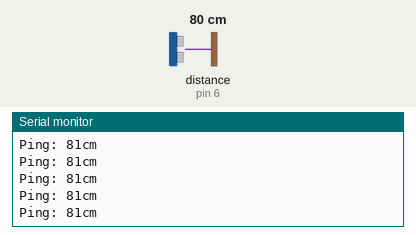
This sketch was run on a simulated Arduino Uno, built with avr-gcc and run on an emulated ATmega328P. On the bench: the last lines printed to the serial monitor. The inputs (shaded band) are chosen by the test bench; at power-on: distance to the obstacle (sensor on pin 6) 80 cm. The echo pulse lasts 58.3 µs per cm.

Above: at 1.2 s.
1.3 s: distance to the obstacle (sensor on pin 6) set to 2 cm
At 1.34 s:
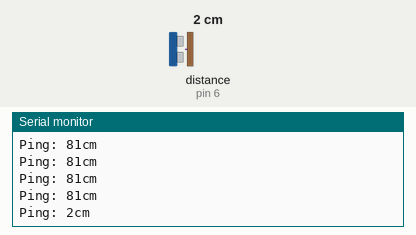
2.8 s: distance to the obstacle (sensor on pin 6) set to 60 cm
At 2.82 s:
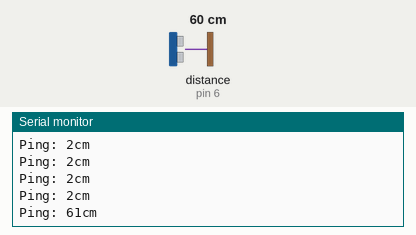
Timing chart, 0 to 5.8 s (numbered marks = the images above; inputs shaded):
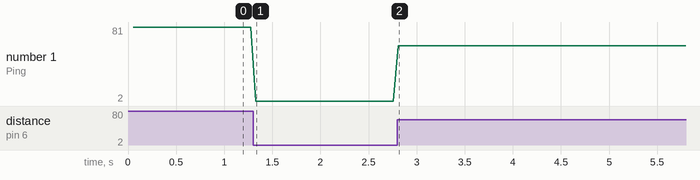

Measured:
- after the input at 1.3 s, the serial monitor: prints a new line at once (image 1)
- after the input at 2.8 s, the serial monitor: prints a new line at once (image 2)
- plotted number 1: 81 → 2 after the input at 1.3 s, 2 → 61 after the input at 2.8 s

The sketch:

rangefinder_mint.ino
```cpp
#include <NewPing.h>

#define TRIGGER_PIN  7
#define ECHO_PIN     6
#define MAX_DISTANCE 200

NewPing sonar(TRIGGER_PIN, ECHO_PIN, MAX_DISTANCE);

void setup() {
  Serial.begin(115200);
}

void loop() {
  delay(50);
  int uS = sonar.ping();
  Serial.print("Ping: ");
  Serial.print(uS / US_ROUNDTRIP_CM);
  Serial.println("cm");
}
```
